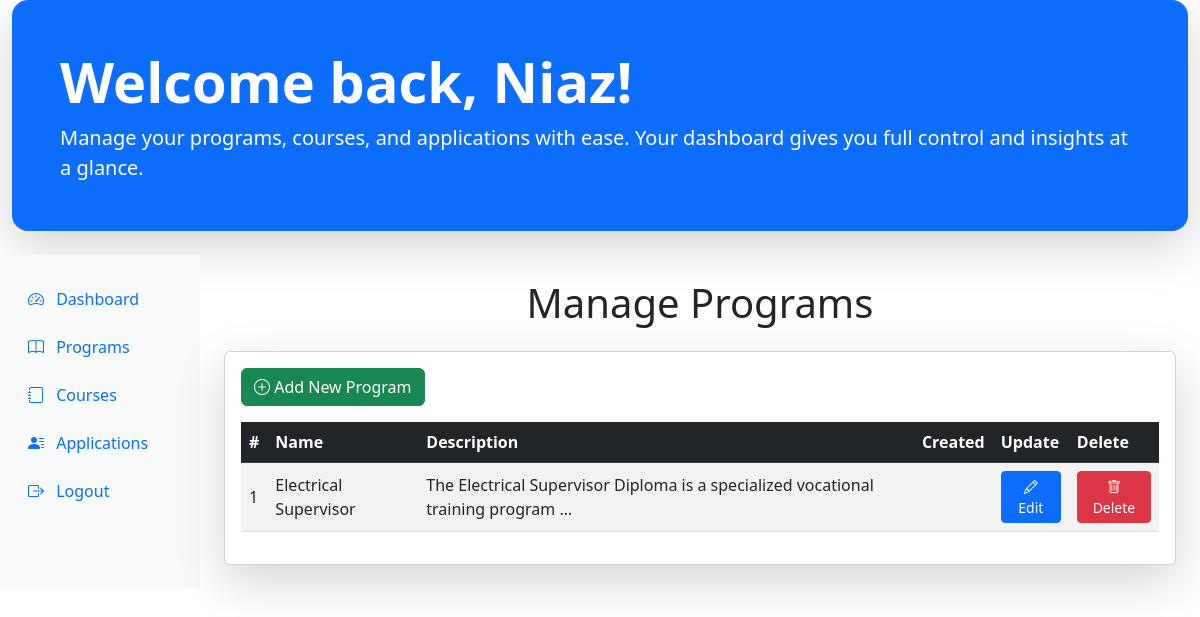
/admin_work/admin_programs/ (signed in), run on the app's committed database.
### accounts/models.py (models this page shows)
class CustomUser(AbstractUser):
    ROLE_CHOICES = (
        ('admin', 'Admin'),
        ('enroller', 'Enroller'),
        ('student', 'Student'),
        ('guest','Guest'),
    )
    role = models.CharField(max_length=20, choices=ROLE_CHOICES, default='guest')

### website/models.py (models this page shows, shortened)
class Program(models.Model):
    name = models.CharField(max_length=255)
    description = models.TextField()
    duration = models.CharField(max_length=50, help_text="e.g., 3 Months, 6 Months")
    semesters = models.PositiveIntegerField()
    fee = models.DecimalField(max_digits=10, decimal_places=2, help_text="Course fee in PKR")
    image = models.ImageField(upload_to='course_images/', blank=True, null=True)

### admin_work/views.py (the view)
# urls.py: path('admin_programs/', views.admin_programs, name='admin_programs'),
@user_passes_test(is_admin)
def admin_programs(request):
    programs = models.Program.objects.all()
    return render(request, 'admin_programs.html', {'programs': programs})

### admin_work/views.py (called while the page is built)
def is_admin(user):
    return user.is_authenticated and user.role == 'admin'

### admin_work/templates/admin_programs.html (shortened to what this page needs)
{% extends "admin_base.html" %}
{% block content %}
            <h1 class="text-center mb-4">Manage Programs</h1>
            <div class="card shadow-lg ">
                <div class="card-body">
                    <button class="btn btn-success mb-3" data-bs-toggle="modal" data-bs-target="#addProgramModal">
                        <i class="bi bi-plus-circle"></i> Add New Program
                    </button>
                    <table class="table table-hover table-striped align-middle">
                        <thead class="table-dark">
                            <tr>
                                <th>#</th>
                                <th>Name</th>
                                <th>Description</th>
                                <th>Created</th>
                                <th>Update</th>
                                <th>Delete</th>
                            </tr>
                        </thead>
                    <tbody>
                    {% for program in programs %}
                            <tr>
                                <td>{{ forloop.counter }}</td>
                                <td>{{ program.name }}</td>
                                <td>{{ program.description|truncatewords:10 }}</td>
                                <td>{{ program.created_at|date:"Y-m-d" }}</td>
                                <td>
                                    <button class="btn btn-primary btn-sm" data-bs-toggle="modal" data-bs-target="#editProgramModal{{ program.id }}">
                                        <i class="bi bi-pencil"></i> Edit
                                    </button>
                                </td>
                                <td>
                                    <form action="{% url 'program_delete' program.id %}" method="post" class="d-inline">
                                        <button type="submit" class="btn btn-danger btn-sm" onclick="return confirm('Delete this program?');">
                                            <i class="bi bi-trash"></i> Delete
                                        </button>
                                    </form>
                                </td>
                                </tr>
                                {% endfor %}
                            </tbody>
                        </table>
                    </div>
                </div>
            </div>
{% endblock content %}

### admin_work/templates/admin_base.html (shortened to what this page needs)
<!DOCTYPE html>
<html lang="en">
<head>
    <link href="https://cdn.jsdelivr.net/npm/bootstrap@5.3.0/dist/css/bootstrap.min.css" rel="stylesheet">
    <link href="https://cdn.jsdelivr.net/npm/bootstrap-icons@1.10.5/font/bootstrap-icons.css" rel="stylesheet">
</head>
<body>
    <div class="container-fluid">
    <div class="hero-section bg-primary text-white rounded-4 shadow-lg p-5 mb-4 d-flex align-items-center justify-content-between flex-wrap">
        <div>
            <h1 class="display-4 fw-bold mb-2">
                Welcome back, {{ user.first_name|default:user.username }}!
            </h1>
            <p class="lead mb-0">Manage your programs, courses, and applications with ease. Your dashboard gives you full control and insights at a glance.</p>
        </div>
    </div>
    <div class="row">
        <nav id="adminSidebar" class="col-12 col-md-2 bg-light sidebar py-4 collapse d-md-block mb-3 mb-md-0">
            <div class="position-sticky">
                <ul class="nav flex-column">
                    <li class="nav-item mb-2">
                        <a class="nav-link active" aria-current="page" href="{% url 'admin_view'%}">
                            <i class="bi bi-speedometer2"></i>
                            <span class="ms-2">Dashboard</span>
                        </a>
                    </li>
                    <li class="nav-item mb-2">
                        <a class="nav-link" href="{% url 'admin_programs' %}">
                            <i class="bi bi-book"></i>
                            <span class="ms-2">Programs</span>
                        </a>
                    </li>
                    <li class="nav-item mb-2">
                        <a class="nav-link" href="{% url 'admin_courses' %}">
                            <i class="bi bi-journal"></i>
                            <span class="ms-2">Courses</span>
                        </a>
                    </li>
                    <li class="nav-item mb-2">
                        <a class="nav-link" href="{% url 'admin_applications' %}">
                            <i class="bi bi-person-lines-fill"></i>
                            <span class="ms-2">Applications</span>
                        </a>
                    </li>
                    <li class="nav-item mb-2">
                        <a class="nav-link" href="{% url 'logout' %}">
                            <i class="bi bi-box-arrow-right"></i>
                            <span class="ms-2">Logout</span>
                        </a>
                    </li>
                </ul>
            </div>
        </nav>
        <main class="col-12 col-md-10 ms-sm-auto px-md-4 py-4">
            {% block content %}
            {% endblock content %}
    </div>
</body>
<html>

### data on the page
CustomUser: first_name "Niaz"
Program: name "Electrical Supervisor", description "The Electrical Supervisor Diploma is a specialized vocational training program …"
